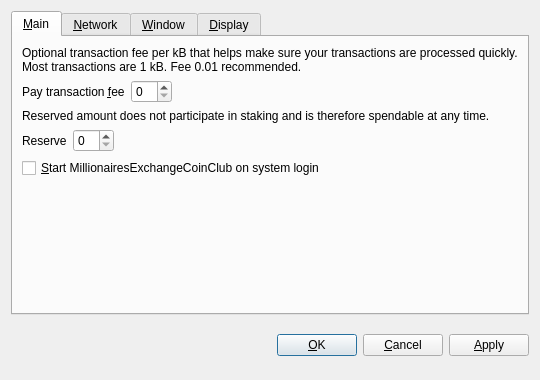
<?xml version="1.0" encoding="UTF-8"?>
<ui version="4.0">
 <class>OptionsDialog</class>
 <widget class="QDialog" name="OptionsDialog">
  <property name="geometry">
   <rect>
    <x>0</x>
    <y>0</y>
    <width>540</width>
    <height>380</height>
   </rect>
  </property>
  <property name="windowTitle">
   <string>Options</string>
  </property>
  <property name="modal">
   <bool>true</bool>
  </property>
  <layout class="QVBoxLayout" name="verticalLayout">
   <item>
    <widget class="QTabWidget" name="tabWidget">
     <property name="tabPosition">
      <enum>QTabWidget::North</enum>
     </property>
     <property name="currentIndex">
      <number>0</number>
     </property>
     <widget class="QWidget" name="tabMain">
      <attribute name="title">
       <string>&amp;Main</string>
      </attribute>
      <layout class="QVBoxLayout" name="verticalLayout_Main">
       <item>
        <widget class="QLabel" name="transactionFeeInfoLabel">
         <property name="text">
          <string>Optional transaction fee per kB that helps make sure your transactions are processed quickly. Most transactions are 1 kB. Fee 0.01 recommended.</string>
         </property>
         <property name="textFormat">
          <enum>Qt::PlainText</enum>
         </property>
         <property name="wordWrap">
          <bool>true</bool>
         </property>
        </widget>
       </item>
       <item>
        <layout class="QHBoxLayout" name="horizontalLayoutFee">
         <item>
          <widget class="QLabel" name="transactionFeeLabel">
           <property name="text">
            <string>Pay transaction &amp;fee</string>
           </property>
           <property name="textFormat">
            <enum>Qt::PlainText</enum>
           </property>
           <property name="buddy">
            <cstring>transactionFee</cstring>
           </property>
          </widget>
         </item>
         <item>
          <widget class="BitcoinAmountField" name="transactionFee"/>
         </item>
         <item>
          <spacer name="horizontalSpacerFee">
           <property name="orientation">
            <enum>Qt::Horizontal</enum>
           </property>
           <property name="sizeHint" stdset="0">
            <size>
             <width>40</width>
             <height>20</height>
            </size>
           </property>
          </spacer>
         </item>
        </layout>
       </item>
       <item>
        <widget class="QLabel" name="reserveBalanceInfoLabel">
         <property name="text">
          <string>Reserved amount does not participate in staking and is therefore spendable at any time.</string>
         </property>
         <property name="textFormat">
          <enum>Qt::PlainText</enum>
         </property>
         <property name="wordWrap">
          <bool>true</bool>
         </property>
        </widget>
       </item>
       <item>
        <layout class="QHBoxLayout" name="horizontalLayoutReserveBalance">
         <item>
          <widget class="QLabel" name="reserveBalanceLabel">
           <property name="text">
            <string>Reserve</string>
           </property>
           <property name="textFormat">
            <enum>Qt::PlainText</enum>
           </property>
           <property name="buddy">
            <cstring>reserveBalance</cstring>
           </property>
          </widget>
         </item>
         <item>
          <widget class="BitcoinAmountField" name="reserveBalance"/>
         </item>
         <item>
          <spacer name="horizontalSpacerReserveBalance">
           <property name="orientation">
            <enum>Qt::Horizontal</enum>
           </property>
           <property name="sizeHint" stdset="0">
            <size>
             <width>40</width>
             <height>20</height>
            </size>
           </property>
          </spacer>
         </item>
        </layout>
       </item>
       <item>
        <widget class="QCheckBox" name="bitcoinAtStartup">
         <property name="toolTip">
          <string>Automatically start MillionairesExchangeCoinClub after logging in to the system.</string>
         </property>
         <property name="text">
          <string>&amp;Start MillionairesExchangeCoinClub on system login</string>
         </property>
        </widget>
       </item>
       <item>
        <spacer name="verticalSpacer_Main">
         <property name="orientation">
          <enum>Qt::Vertical</enum>
         </property>
         <property name="sizeHint" stdset="0">
          <size>
           <width>20</width>
           <height>40</height>
          </size>
         </property>
        </spacer>
       </item>
      </layout>
     </widget>
     <widget class="QWidget" name="tabNetwork">
      <attribute name="title">
       <string>&amp;Network</string>
      </attribute>
      <layout class="QVBoxLayout" name="verticalLayout_Network">
       <item>
        <widget class="QCheckBox" name="mapPortUpnp">
         <property name="toolTip">
          <string>Automatically open the MillionairesExchangeCoinClub client port on the router. This only works when your router supports UPnP and it is enabled.</string>
         </property>
         <property name="text">
          <string>Map port using &amp;UPnP</string>
         </property>
        </widget>
       </item>
       <item>
        <widget class="QCheckBox" name="connectSocks">
         <property name="toolTip">
          <string>Connect to the MillionairesExchangeCoinClub network through a SOCKS proxy (e.g. when connecting through Tor).</string>
         </property>
         <property name="text">
          <string>&amp;Connect through SOCKS proxy:</string>
         </property>
        </widget>
       </item>
       <item>
        <layout class="QHBoxLayout" name="horizontalLayout_Network">
         <item>
          <widget class="QLabel" name="proxyIpLabel">
           <property name="text">
            <string>Proxy &amp;IP:</string>
           </property>
           <property name="textFormat">
            <enum>Qt::PlainText</enum>
           </property>
           <property name="buddy">
            <cstring>proxyIp</cstring>
           </property>
          </widget>
         </item>
         <item>
          <widget class="QValidatedLineEdit" name="proxyIp">
           <property name="maximumSize">
            <size>
             <width>140</width>
             <height>16777215</height>
            </size>
           </property>
           <property name="toolTip">
            <string>IP address of the proxy (e.g. 127.0.0.1)</string>
           </property>
          </widget>
         </item>
         <item>
          <widget class="QLabel" name="proxyPortLabel">
           <property name="text">
            <string>&amp;Port:</string>
           </property>
           <property name="textFormat">
            <enum>Qt::PlainText</enum>
           </property>
           <property name="buddy">
            <cstring>proxyPort</cstring>
           </property>
          </widget>
         </item>
         <item>
          <widget class="QLineEdit" name="proxyPort">
           <property name="maximumSize">
            <size>
             <width>55</width>
             <height>16777215</height>
            </size>
           </property>
           <property name="toolTip">
            <string>Port of the proxy (e.g. 9050)</string>
           </property>
          </widget>
         </item>
         <item>
          <widget class="QLabel" name="socksVersionLabel">
           <property name="text">
            <string>SOCKS &amp;Version:</string>
           </property>
           <property name="textFormat">
            <enum>Qt::PlainText</enum>
           </property>
           <property name="buddy">
            <cstring>socksVersion</cstring>
           </property>
          </widget>
         </item>
         <item>
          <widget class="QValueComboBox" name="socksVersion">
           <property name="toolTip">
            <string>SOCKS version of the proxy (e.g. 5)</string>
           </property>
          </widget>
         </item>
         <item>
          <spacer name="horizontalSpacer_Network">
           <property name="orientation">
            <enum>Qt::Horizontal</enum>
           </property>
           <property name="sizeHint" stdset="0">
            <size>
             <width>40</width>
             <height>20</height>
            </size>
           </property>
          </spacer>
         </item>
        </layout>
       </item>
       <item>
        <spacer name="verticalSpacer_Network">
         <property name="orientation">
          <enum>Qt::Vertical</enum>
         </property>
         <property name="sizeHint" stdset="0">
          <size>
           <width>20</width>
           <height>40</height>
          </size>
         </property>
        </spacer>
       </item>
      </layout>
     </widget>
     <widget class="QWidget" name="tabWindow">
      <attribute name="title">
       <string>&amp;Window</string>
      </attribute>
      <layout class="QVBoxLayout" name="verticalLayout_Window">
       <item>
        <widget class="QCheckBox" name="minimizeToTray">
         <property name="toolTip">
          <string>Show only a tray icon after minimizing the window.</string>
         </property>
         <property name="text">
          <string>&amp;Minimize to the tray instead of the taskbar</string>
         </property>
        </widget>
       </item>
       <item>
        <widget class="QCheckBox" name="minimizeOnClose">
         <property name="toolTip">
          <string>Minimize instead of exit the application when the window is closed. When this option is enabled, the application will be closed only after selecting Quit in the menu.</string>
         </property>
         <property name="text">
          <string>M&amp;inimize on close</string>
         </property>
        </widget>
       </item>
       <item>
        <spacer name="verticalSpacer_Window">
         <property name="orientation">
          <enum>Qt::Vertical</enum>
         </property>
         <property name="sizeHint" stdset="0">
          <size>
           <width>20</width>
           <height>40</height>
          </size>
         </property>
        </spacer>
       </item>
      </layout>
     </widget>
     <widget class="QWidget" name="tabDisplay">
      <attribute name="title">
       <string>&amp;Display</string>
      </attribute>
      <layout class="QVBoxLayout" name="verticalLayout_Display">
       <item>
        <layout class="QHBoxLayout" name="horizontalLayout_1_Display">
         <item>
          <widget class="QLabel" name="langLabel">
           <property name="text">
            <string>User Interface &amp;language:</string>
           </property>
           <property name="textFormat">
            <enum>Qt::PlainText</enum>
           </property>
           <property name="buddy">
            <cstring>lang</cstring>
           </property>
          </widget>
         </item>
         <item>
          <widget class="QValueComboBox" name="lang">
           <property name="toolTip">
            <string>The user interface language can be set here. This setting will take effect after restarting MillionairesExchangeCoinClub.</string>
           </property>
          </widget>
         </item>
        </layout>
       </item>
       <item>
        <layout class="QHBoxLayout" name="horizontalLayout_2_Display">
         <item>
          <widget class="QLabel" name="unitLabel">
           <property name="text">
            <string>&amp;Unit to show amounts in:</string>
           </property>
           <property name="textFormat">
            <enum>Qt::PlainText</enum>
           </property>
           <property name="buddy">
            <cstring>unit</cstring>
           </property>
          </widget>
         </item>
         <item>
          <widget class="QValueComboBox" name="unit">
           <property name="toolTip">
            <string>Choose the default subdivision unit to show in the interface and when sending coins.</string>
           </property>
          </widget>
         </item>
        </layout>
       </item>
       <item>
        <widget class="QCheckBox" name="displayAddresses">
         <property name="toolTip">
          <string>Whether to show MillionairesExchangeCoinClub addresses in the transaction list or not.</string>
         </property>
         <property name="text">
          <string>&amp;Display addresses in transaction list</string>
         </property>
        </widget>
       </item>
       <item>
        <widget class="QCheckBox" name="coinControlFeatures">
         <property name="toolTip">
          <string>Whether to show coin control features or not.</string>
         </property>
         <property name="text">
          <string>Display coin &amp;control features (experts only!)</string>
         </property>
        </widget>
       </item>
       <item>
        <spacer name="verticalSpacer_Display">
         <property name="orientation">
          <enum>Qt::Vertical</enum>
         </property>
         <property name="sizeHint" stdset="0">
          <size>
           <width>20</width>
           <height>40</height>
          </size>
         </property>
        </spacer>
       </item>
      </layout>
     </widget>
    </widget>
   </item>
   <item>
    <layout class="QHBoxLayout" name="horizontalLayout_Buttons">
     <item>
      <spacer name="horizontalSpacer_1">
       <property name="orientation">
        <enum>Qt::Horizontal</enum>
       </property>
       <property name="sizeHint" stdset="0">
        <size>
         <width>40</width>
         <height>48</height>
        </size>
       </property>
      </spacer>
     </item>
     <item>
      <widget class="QLabel" name="statusLabel">
       <property name="font">
        <font>
         <weight>75</weight>
         <bold>true</bold>
        </font>
       </property>
       <property name="text">
        <string/>
       </property>
       <property name="textFormat">
        <enum>Qt::PlainText</enum>
       </property>
       <property name="wordWrap">
        <bool>true</bool>
       </property>
      </widget>
     </item>
     <item>
      <spacer name="horizontalSpacer_2">
       <property name="orientation">
        <enum>Qt::Horizontal</enum>
       </property>
       <property name="sizeHint" stdset="0">
        <size>
         <width>40</width>
         <height>48</height>
        </size>
       </property>
      </spacer>
     </item>
     <item>
      <widget class="QPushButton" name="okButton">
       <property name="text">
        <string>&amp;OK</string>
       </property>
      </widget>
     </item>
     <item>
      <widget class="QPushButton" name="cancelButton">
       <property name="text">
        <string>&amp;Cancel</string>
       </property>
       <property name="autoDefault">
        <bool>false</bool>
       </property>
      </widget>
     </item>
     <item>
      <widget class="QPushButton" name="applyButton">
       <property name="text">
        <string>&amp;Apply</string>
       </property>
       <property name="autoDefault">
        <bool>false</bool>
       </property>
      </widget>
     </item>
    </layout>
   </item>
  </layout>
 </widget>
 <customwidgets>
  <customwidget>
   <class>BitcoinAmountField</class>
   <extends>QSpinBox</extends>
   <header>bitcoinamountfield.h</header>
  </customwidget>
  <customwidget>
   <class>QValueComboBox</class>
   <extends>QComboBox</extends>
   <header>qvaluecombobox.h</header>
  </customwidget>
  <customwidget>
   <class>QValidatedLineEdit</class>
   <extends>QLineEdit</extends>
   <header>qvalidatedlineedit.h</header>
  </customwidget>
 </customwidgets>
 <resources/>
 <connections/>
</ui>
